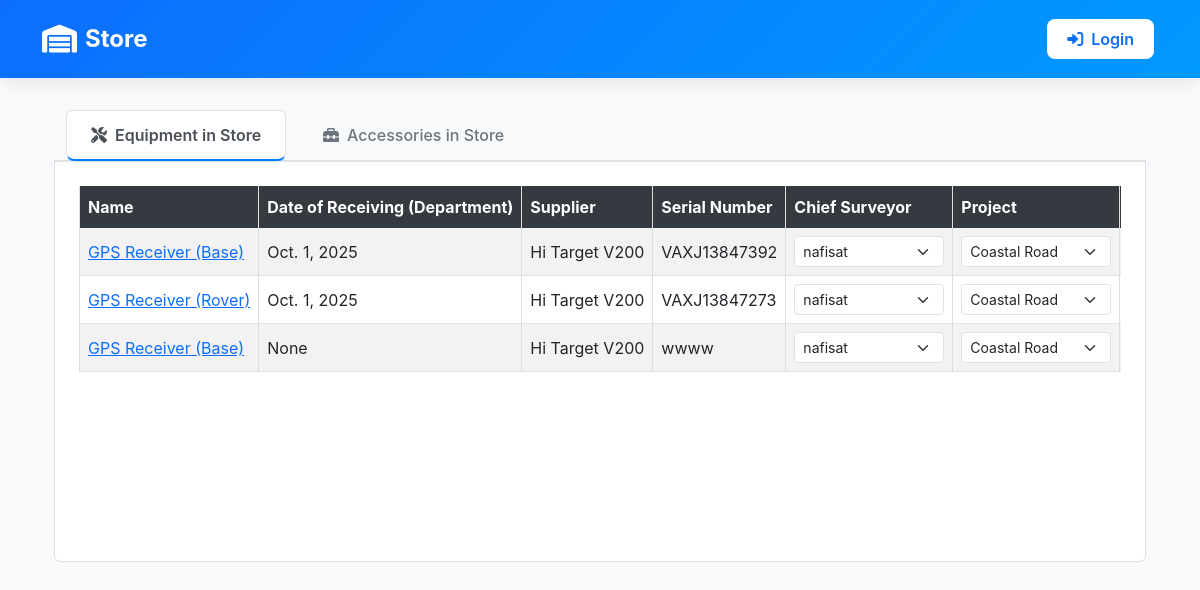
Page /store/ on the earlier database version.
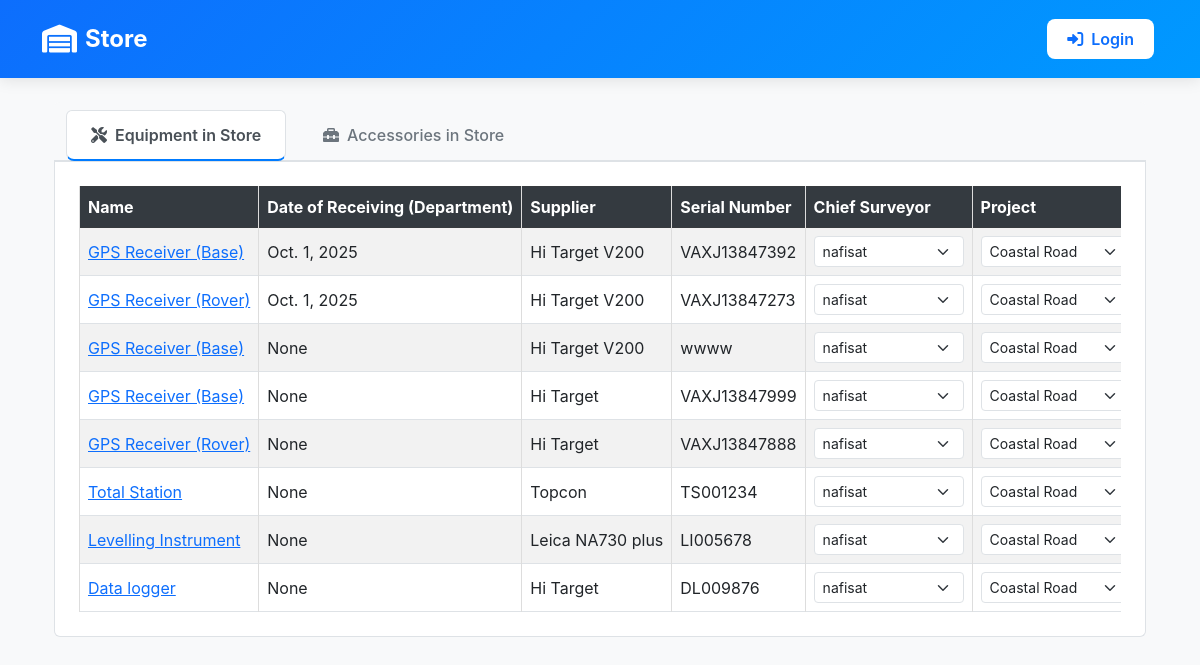
Same page on the later database version.
### inventory/models.py (models this page shows, shortened)
class EquipmentsInSurvey(models.Model):
    EQUIPMENT_CHOICES = [
        ('GPS Receiver (Base)', 'GPS Receiver (Base)'),
        ('GPS Receiver (Rover)', 'GPS Receiver (Rover)'),
        ('Data logger', 'Data logger'),
        ('External Radio', "External Radio"),
        ('Total Station', "Total Station"),
        ('Levelling Instrument', 'Levelling Instrument'),
        ('Eco Sounder', 'Eco Sounder'),
    ]
    owner_choice = [
        ('Hi-Tech', "Hi-Tech"),
        ("Sub-Contractor", "Sub-Contractor")
    ]
    name = models.CharField(max_length=100, help_text="Equipment Name", choices=EQUIPMENT_CHOICES)
    date_of_receiving_from_supplier = models.DateField(blank=True, null=True)
    supplier = models.CharField(max_length=100, help_text="Manufacturer/Model from CSV")
    owner = models.CharField(max_length=20, choices=owner_choice)
    serial_number = models.CharField(max_length=100, help_text="Equipment Serial Number")
    condition = models.CharField(max_length=50, help_text="Equipment condition from CSV", default="Good")
    CONDITION_AFTER_USE_CHOICES = [
        ("Good", "Good"),
        ("Need Repair", "Need Repair")
    ]
    chief_surveyor = models.ForeignKey(User, on_delete=models.CASCADE, null=True, blank=True)
    surveyor_responsible = models.CharField(max_length=100, null=True, blank=True, help_text="Name of the surveyor responsible for the equipment")
    quantity = models.PositiveBigIntegerField(default=1, help_text="Number of Quantity")
    project = models.CharField(max_length=20, choices=[('Coastal Road', 'Coastal Road'), ('Sokoto', 'Sokoto')], blank=True, null=True, help_text="Project Name")
    section = models.CharField(max_length=100, null=True, blank=True)
    date_receiving_from_department = models.DateField(blank=True, null=True, help_text="Date when the equipment was received from the department")
    status = models.CharField(choices=[('In Store', 'In Store'), ('In Field', 'In Field'), ('With Chief Surveyor', 'With Chief Surveyor'), ('Returning', 'Returning'), ('Delivering', 'Delivering')], max_length=100, default='In Store', blank=True, null=True, help_text="Current status of the equipment")
    delivery_status = models.CharField(max_length=10, choices=[('Delivered', 'Delivered'), ('Delivering', 'Delivering'), ('Cancelled', 'Cancelled')], null=True, blank=True)
    return_comment = models.TextField(null=True, blank=True, help_text="Comment when equipment is returned")
    return_date = models.DateTimeField(null=True, blank=True, help_text="Date when equipment was returned")

### inventory/views.py (the view, shortened to what this page needs)
# urls.py: path('store/', store, name='store'),
def store(request):
    users = User.objects.filter(is_superuser=False)
    data = EquipmentsInSurvey.objects.filter(status="In Store")
    all = EquipmentsInSurvey.objects.all()
    accessories = Accessory.objects.filter(return_status__in=['In Store', 'Returned'])
    return render(request, 'inventory/store.html', {'data':data, 'user': users, 'all': all,
                                                    'accessories': accessories, 'is_admin': request.user.is_superuser})

### inventory/context_processors.py (called while the page is built)
def is_admin(request):
    return {'is_admin': request.user.is_authenticated and request.user.is_superuser}

### inventory/templates/inventory/store.html (shortened to what this page needs)
{% extends 'base/base_dashboard.html' %}
    {% block content %}
    <div class="container-fluid mt-4">
        <ul class="nav nav-tabs mb-4" id="storeTabs" role="tablist">
            <li class="nav-item" role="presentation">
                <button class="nav-link active" id="equipment-tab" data-bs-toggle="tab" data-bs-target="#equipment" type="button" role="tab" aria-controls="equipment" aria-selected="true">
                    <i class="fas fa-tools me-2"></i>Equipment in Store
                </button>
            </li>
            <li class="nav-item" role="presentation">
                <button class="nav-link" id="accessories-tab" data-bs-toggle="tab" data-bs-target="#accessories" type="button" role="tab" aria-controls="accessories" aria-selected="false">
                    <i class="fas fa-toolbox me-2"></i>Accessories in Store
                </button>
            </li>
        </ul>
        <div class="tab-content" id="storeTabsContent">
            <div class="tab-pane fade show active" id="equipment" role="tabpanel" aria-labelledby="equipment-tab">
                <div class="table-responsive">
                    <table class="table table-striped table-hover table-bordered align-middle mb-0">
                        <thead class="table-dark">
                            <tr>
                                <th>Name</th>
                                {% if is_admin %}
                                <th>Date of Receiving (Supplier)</th>
                                {% else %}
                                <th>Date of Receiving (Department)</th>
                                {% endif %}
                                <th>Supplier</th>
                                <th>Serial Number</th>
                                <th>Chief Surveyor</th>
                                <th>Project</th>
                            </tr>
                        </thead>
                        <tbody>
                            {% for info in data %}
                            <tr>
                                <form action="{% url 'store' %}" method="post">
                                    <td><a href="{% url 'equipment_detail' info.id %}">{{ info.name }}</a></td>
                                    {% if is_admin %}
                                    <td>{{ info.date_of_receiving_from_supplier }}</td>
                                    {% else %}
                                    <td>{{ info.date_receiving_from_department }}</td>
                                    {% endif %}
                                    <td>{{ info.supplier }}</td>
                                    <td>{{ info.serial_number }}</td>
                                    <td>
                                        <select name="id" class="form-select form-select-sm">
                                            {% for users in user %}
                                            <option value="{{ users.id }}">{{ users.username }}</option>
                                            {% endfor %}
                                        </select>
                                    </td>
                                    <td>
                                        <select name="project" class="form-select form-select-sm">
                                            <option value="Coastal Road" {% if info.project == "Coastal Road" %}selected{% endif %}>Coastal Road</option>
                                        </select>
                                    </td>
                                </form>
                            </tr>
                            {% endfor %}
                        </tbody>
                    </table>
                </div>
            </div>
        </div>
    </div>
    {% endblock %}

Differences in the rows shown:
added EquipmentsInSurvey: name "GPS Receiver (Base)", date_receiving_from_department "None", supplier "Hi Target", serial_number "VAXJ13847999"
added EquipmentsInSurvey: name "GPS Receiver (Rover)", date_receiving_from_department "None", supplier "Hi Target", serial_number "VAXJ13847888"
added EquipmentsInSurvey: name "Total Station", date_receiving_from_department "None", supplier "Topcon", serial_number "TS001234"
added EquipmentsInSurvey: name "Levelling Instrument", date_receiving_from_department "None", supplier "Leica NA730 plus", serial_number "LI005678"
added EquipmentsInSurvey: name "Data logger", date_receiving_from_department "None", supplier "Hi Target", serial_number "DL009876"
